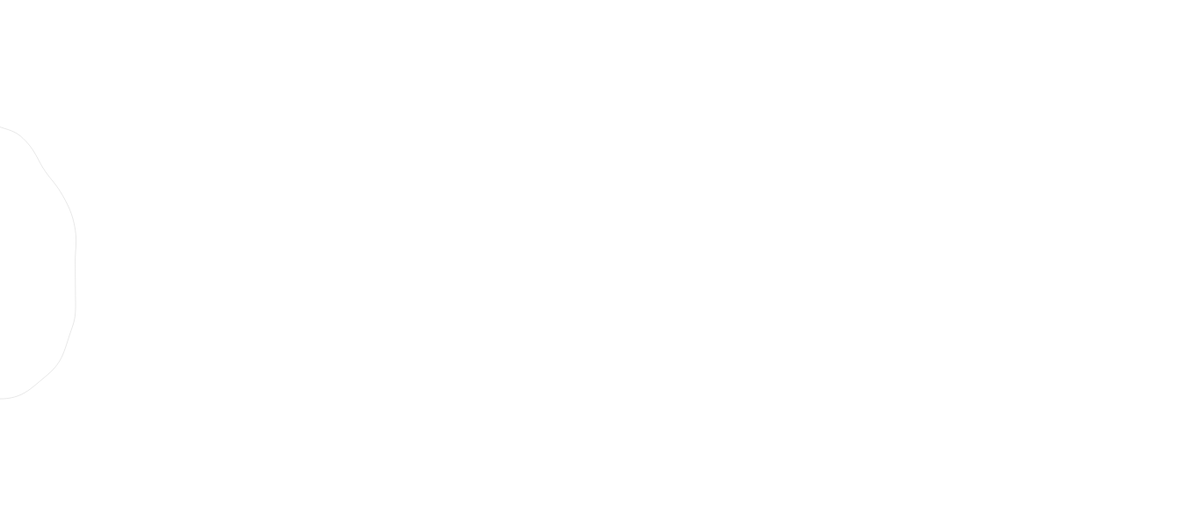
Frame 1 (no input)
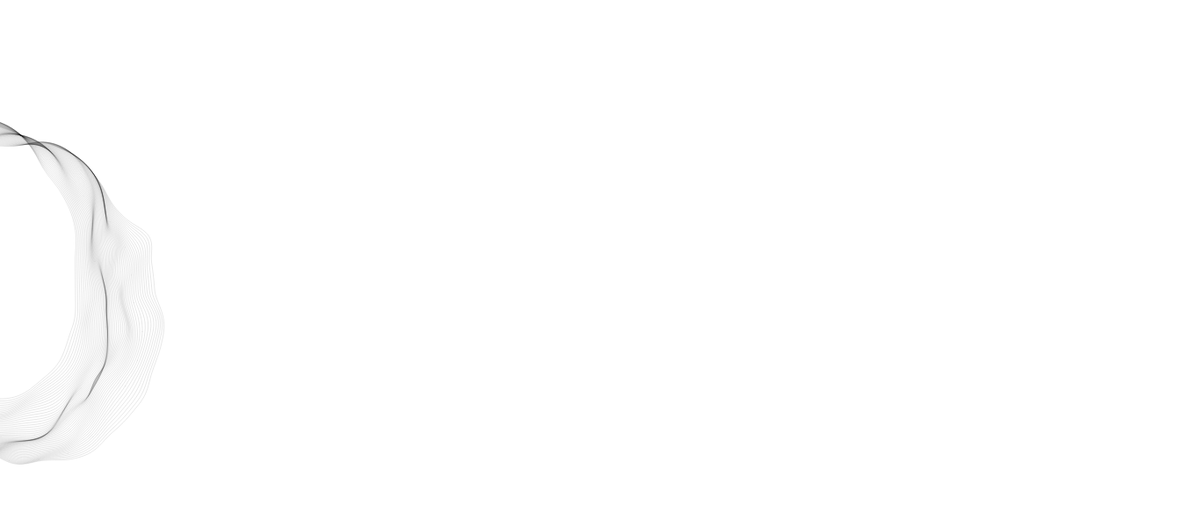
Frame 60 (no input)
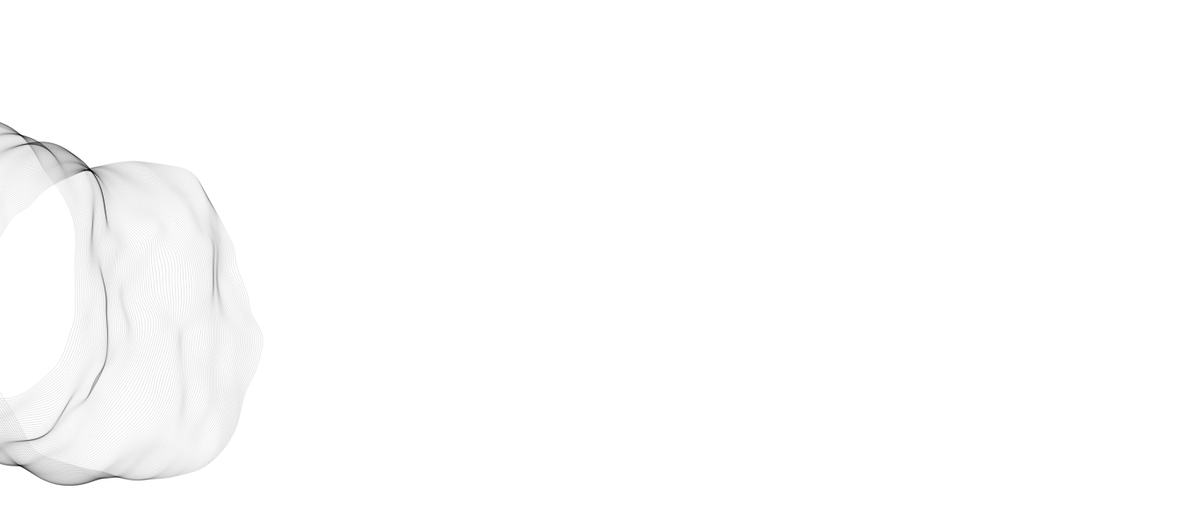
Frame 120 (the mouse pressed at the canvas centre since frame 60)

The p5.js sketch that drew these frames (run headless with seeded random() and noise() and a simulated clock; from frame 60 on, the mouse is pressed at the canvas centre):

// p5.js sketch
// ── sketch.js
var nPoints = 300; // number of points making up a ring
var startColor;

function setup() {
    createCanvas(1366, 600);
    background(255);

    // since this'll sketch rings
    noFill();
    
    // determines random starting point for the first ring
    noiseSeed(random(100));
    startColor = random(255);
}

function draw() {
    beginShape();
    var startX, startY;
    for (var i = 0; i < nPoints; i++) {
        // angle from center to the edge of the shape
        var angle = map(i, 0, nPoints, 0, TWO_PI);

        // cx lies on the current frame in the loop
        var centerX = frameCount * 2 - 100;  

        // because each shape is different, the center y coordinate
        // calculated by dividing the height of the shape by 2.
        // Multiplying by sine adds amplitude to the stream of rings
        var centerY = height / 2 + 60 * sin(frameCount / 60);

        var xx = 100 * cos(angle + centerX / 10); 
        var yy = 100 * sin(angle + centerX / 10);
        var vector = createVector(xx, yy);
        xx = (xx + centerX) / 150; yy = (yy + centerY) / 150;
        vector.mult(1 + 1.5 * noise(xx, yy));
        vertex(centerX + vector.x, centerY + vector.y);
        if (i == 0) {
            startX = centerX + vector.x;
            startY = centerY + vector.y;
        }
    }
    colorMode(HSB);
    var hue = centerX / 10 - startColor;
    if (hue < 0) {
        hue += 255;
    }
    //stroke(hue, 100, 120);
    strokeWeight(0.1);
    vertex(startX, startY);
    endShape();
    if (frameCount > width + 500) {
        noLoop();
    }
}
